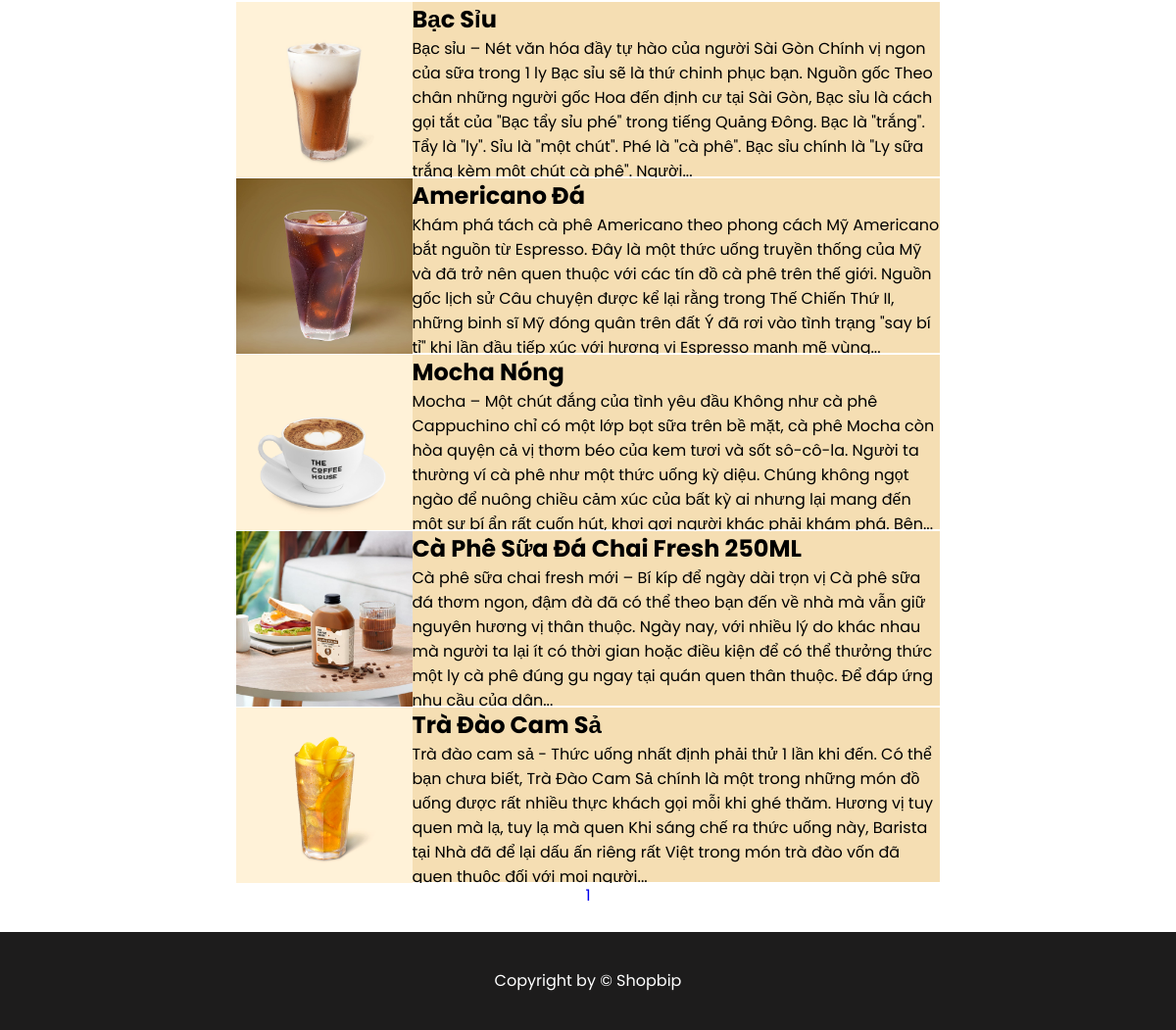
Before: /view_news.php (lower part) with the older database file.
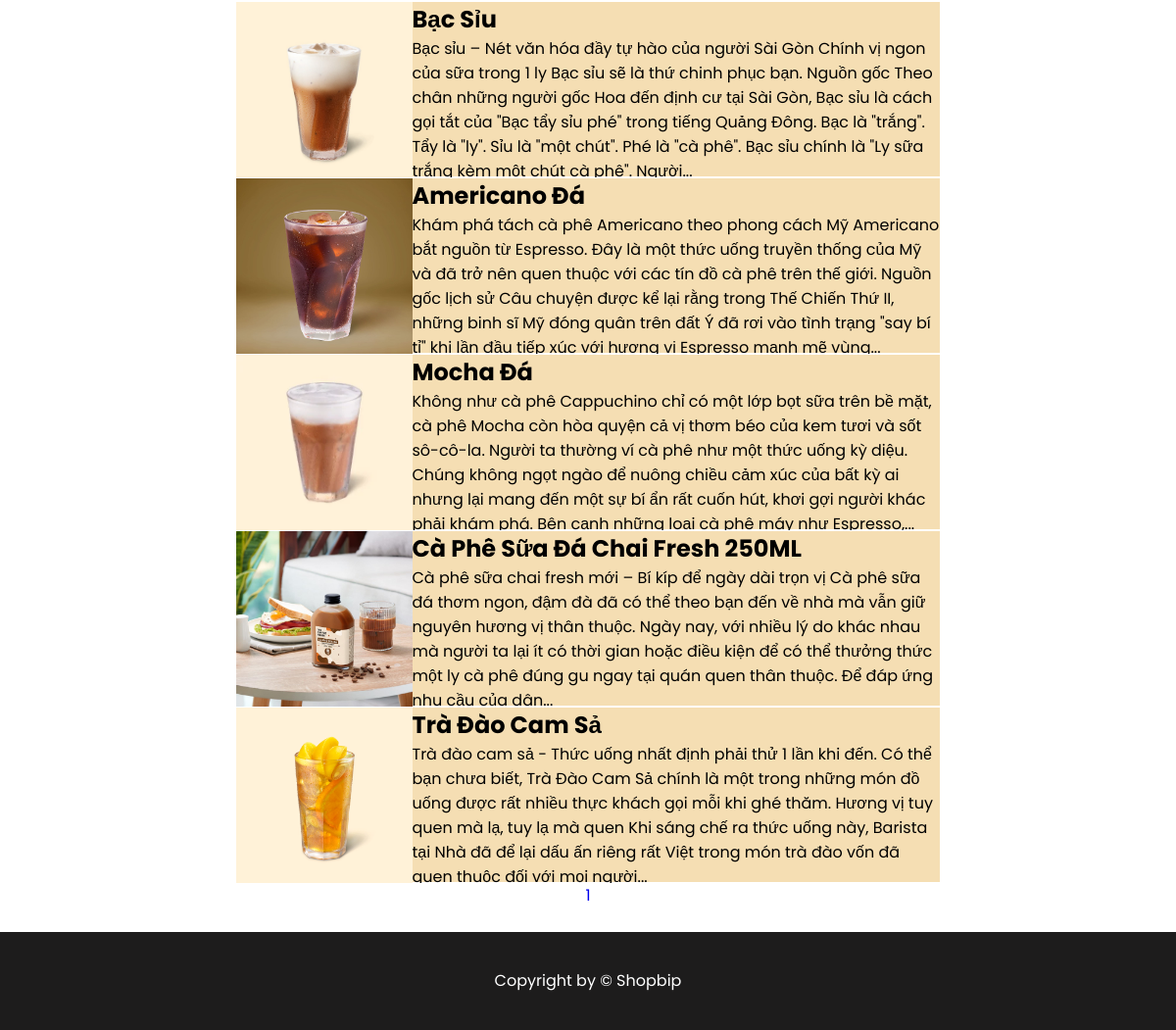
After: the same page with the newer database file.
### tables this page shows
CREATE TABLE `news` (
  `id` int(11) NOT NULL,
  `title` varchar(200) NOT NULL,
  `content` text NOT NULL,
  `photo` varchar(200) NOT NULL
);

### view_news.php (the view, shortened to what this page needs)
<!DOCTYPE html>
<html lang="en">
<head>
    <link rel="stylesheet" href="/css/style_news.css">
</head>
<body>
    <?php
    require 'admin/connect.php';
    $page = 1;
    $search = '';
    $sql = "select count(*) from news
    where
    title like '%$search%'";
    $each = mysqli_query($connect, $sql);
    $result = mysqli_fetch_array($each);
    $all_products = $result['count(*)'];
    $all_products_each_page = 5;
    $page_number = ceil($all_products / $all_products_each_page);
    $skip = $all_products_each_page * ($page - 1);
    $sql = "select * from news
    where
    title like '%$search%'
    limit $all_products_each_page offset $skip";
    $result = mysqli_query($connect, $sql);
    function to_slug($str) {
        $str = trim(mb_strtolower($str));
        $str = preg_replace('/(à|á|ạ|ả|ã|â|ầ|ấ|ậ|ẩ|ẫ|ă|ằ|ắ|ặ|ẳ|ẵ)/', 'a', $str);
        $str = preg_replace('/(è|é|ẹ|ẻ|ẽ|ê|ề|ế|ệ|ể|ễ)/', 'e', $str);
        $str = preg_replace('/(ì|í|ị|ỉ|ĩ)/', 'i', $str);
        $str = preg_replace('/(ò|ó|ọ|ỏ|õ|ô|ồ|ố|ộ|ổ|ỗ|ơ|ờ|ớ|ợ|ở|ỡ)/', 'o', $str);
        $str = preg_replace('/(ù|ú|ụ|ủ|ũ|ư|ừ|ứ|ự|ử|ữ)/', 'u', $str);
        $str = preg_replace('/(ỳ|ý|ỵ|ỷ|ỹ)/', 'y', $str);
        $str = preg_replace('/(đ)/', 'd', $str);
        $str = preg_replace('/[^a-z0-9-\s]/', '', $str);
        $str = preg_replace('/([\s]+)/', '-', $str);
        return $str;
    }
    ?>
    <main>
        <div class="menu-home">
            <div class="menu-home-left">
            </div>
            <div class="menu-home-center">
                <?php foreach ($result as $each) { ?>
                    <div class="menu-item">
                        <div class="menu-item-news-photo">
                            <img height="180" src="admin/news/photos/<?php echo $each['photo'] ?>">
                        </div>
                        <div class="menu-item-news-content">
                            <h2 style="text-align: left">
                            <?php
                            $str = $each['title'];
                            $slug = to_slug($str);
                            ?>
                                <a href="view_news_detail.php?id=<?php echo $each['id'] ?>&title=<?php echo $slug ?>">
                                    <?php echo $each['title'] ?>
                                </a>
                            </h2>
                            <p style="text-align: left">
                                <a href="view_news_detail.php?id=<?php echo $each['id'] ?>&title=<?php echo $slug ?>">
                                    <?php
                                    $str = $each['content'];
                                    $arr = explode(' ', $str);
                                    $arr2 = array_slice($arr, 0, 80);
                                    $str2 = implode(' ', $arr2);
                                    $str3 = $str2 . '...';
                                    echo $str3;
                                    ?>
                                </a>
                            </p>
                        </div>
                    </div>
                <?php } ?>
            </div>
            <div class="menu-home-right">
            </div>
            <div class="menu-home-bottom">
                <?php for ($i = 1; $i <= $page_number; $i++) { ?>
                    <a href="?page=<?php echo $i ?>&search=<?php echo $search ?>">
                        <?php echo $i ?>
                    </a>
                <?php } ?>
            </div>
        </div>
    </main>
    <?php require 'footer.php' ?>
</body>
</html>

Changed rows visible on the page:
changed news: photo: a different picture; title "Mocha Nóng" → "Mocha Đá"; str3 "Mocha – Một chút đắng của tình yêu đầu Không như cà phê Cappuchino chỉ có một lớp bọt sữa trên bề mặt, cà phê Mocha còn hòa quyện cả vị thơm béo của kem tươi và sốt sô-cô-la. Người ta thường ví cà phê như một thức uống kỳ diệu. Chúng không ngọt ngào để nuông chiều cảm xúc của bất kỳ ai nhưng lại mang đến một sự bí ẩn rất cuốn hút, khơi gợi người khác phải khám phá. Bên..." → "Không như cà phê Cappuchino chỉ có một lớp bọt sữa trên bề mặt, cà phê Mocha còn hòa quyện cả vị thơm béo của kem tươi và sốt sô-cô-la. Người ta thường ví cà phê như một thức uống kỳ diệu. Chúng không ngọt ngào để nuông chiều cảm xúc của bất kỳ ai nhưng lại mang đến một sự bí ẩn rất cuốn hút, khơi gợi người khác phải khám phá. Bên cạnh những loại cà phê máy như Espresso,..."
